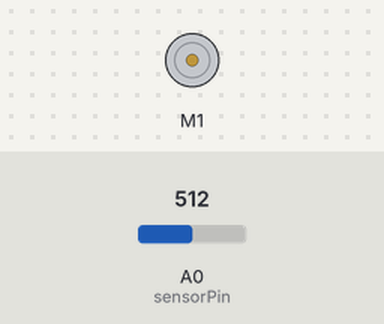
Simulated run of this sketch. Board: Arduino Uno, built with avr-gcc and run on an emulated ATmega328P. Parts: DC motor (green arrow = forward, orange = backward, longer = faster). Inputs (shaded band) come from the test bench; at power-on: A0 (sensorPin) = 512. What the sketch prints to the serial monitor is not drawn.

Above: at 0.02 s.
Timing chart, 0 to 3.0 s (numbered marks = the images above):
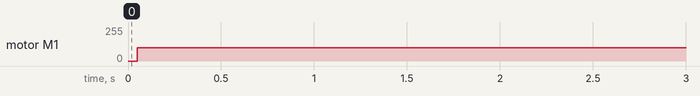

The sketch:

test.ino
```cpp
/*
This is a test sketch for the Adafruit assembled Motor Shield for Arduino v2
It won't work with v1.x motor shields! Only for the v2's with built in PWM
control

For use with the Adafruit Motor Shield v2
---->       http://www.adafruit.com/products/1438
*/

#include <Wire.h>
#include <Adafruit_MotorShield.h>
#include "utility/Adafruit_PWMServoDriver.h"

// Create the motor shield object with the default I2C address
Adafruit_MotorShield AFMS = Adafruit_MotorShield();
// Or, create it with a different I2C address (say for stacking)
// Adafruit_MotorShield AFMS = Adafruit_MotorShield(0x61);

// Select which 'port' M1, M2, M3 or M4. In this case, M1
Adafruit_DCMotor *myMotor = AFMS.getMotor(1);
// You can also make another motor on port M2
//Adafruit_DCMotor *myOtherMotor = AFMS.getMotor(2);
int sensorPin = A0;    // select the input pin for the potentiometer
int sensorValue = 0;
int counter = 0;
int state = 0;

int error= 120;
int angle = 30;


void setup() {
  Serial.begin(9600);           // set up Serial library at 9600 bps

  AFMS.begin();  // create with the default frequency 1.6KHz
  //AFMS.begin(1000);  // OR with a different frequency, say 1KHz

  // Set the speed to start, from 0 (off) to 255 (max speed)
  myMotor->setSpeed(200);
  myMotor->run(FORWARD);
  myMotor->run(RELEASE);
}


void loop() {
  uint8_t i;
  myMotor->setSpeed(100);
//  sensorValue_prev = sensorValue_current
  sensorValue = analogRead(sensorPin);
  delay(50);
//  sensorValue_now = sensorValue;
  Serial.println(sensorValue);

  myMotor->run(FORWARD);
  myMotor->setSpeed(200);
}
```

Measured:
- by itself, motor M1: stopped → forward 100/255 at 0.05 s
